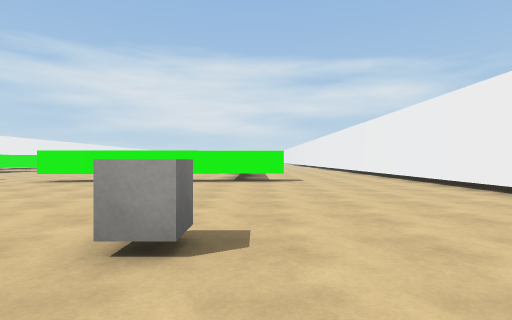
[1] (above)

17 first-person views from a walk through a 3-D level made in the Unity game engine. The camera is 1.2 m above the floor, looks level and sees 80° across. The floor is counted in squares, 2 m on a side. Each view is taken from the middle of a square. On the plan, view 1 faces up. The plan holds only what a view shows up to about 9 squares ahead; the rest is blank. The place goes on beyond the plan. The player is left out. Surface patterns are stand-ins for the level's own textures.

[2]
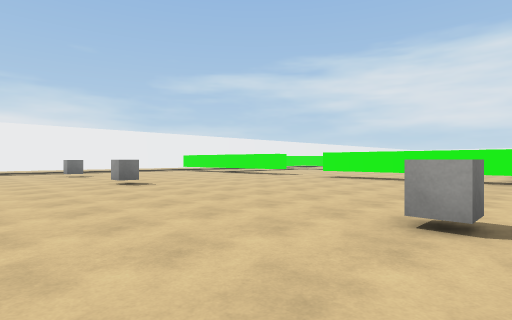

[3]
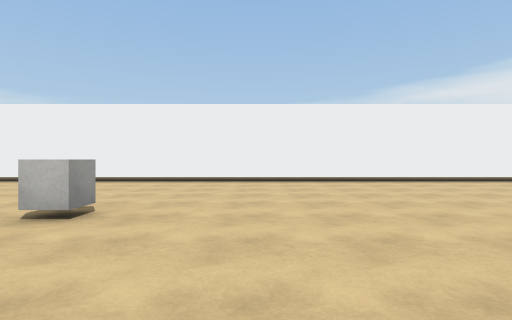

[4]
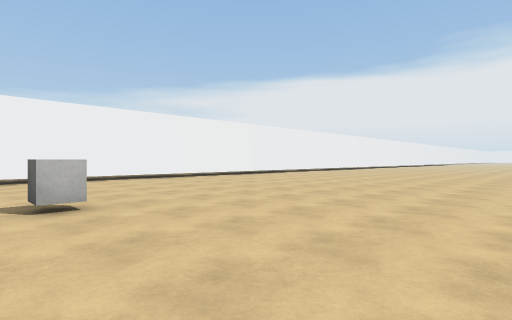

[5]
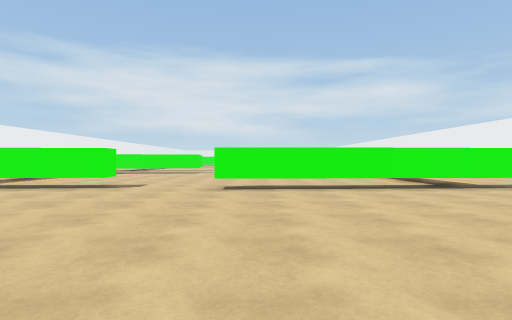

[6]
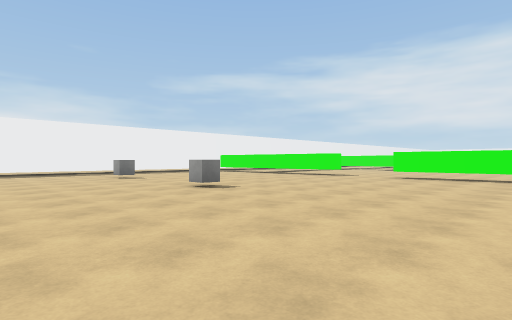

[7]
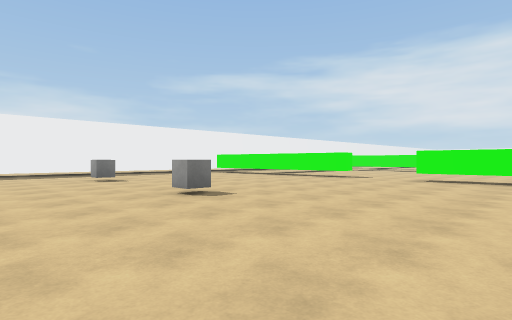

[8]
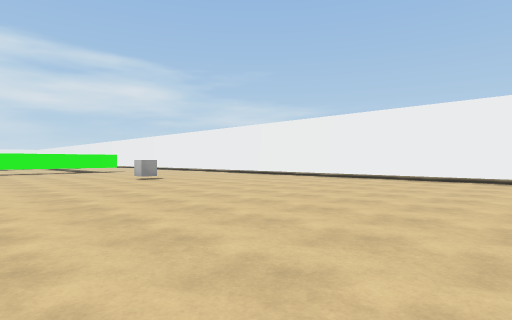

[9]
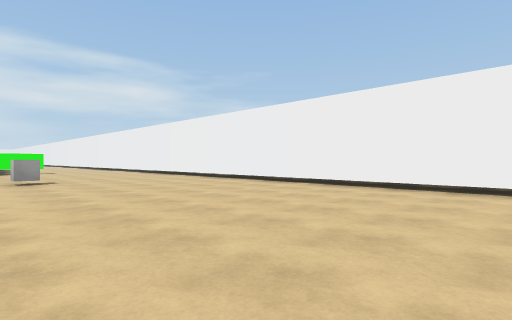

[10]
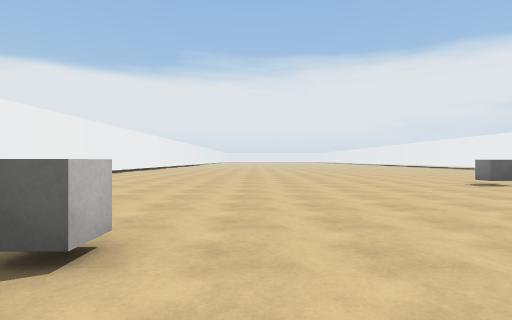

[11]
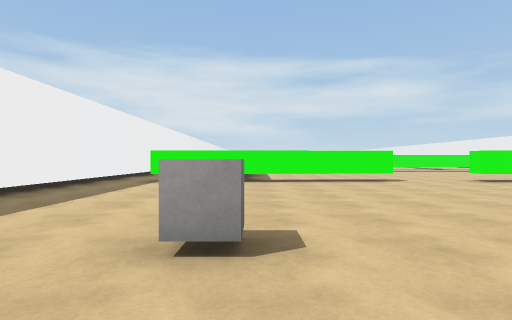

[12]
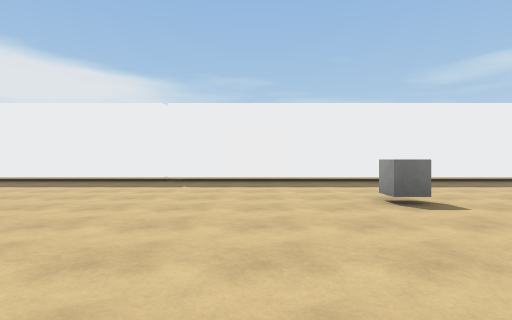

[13]
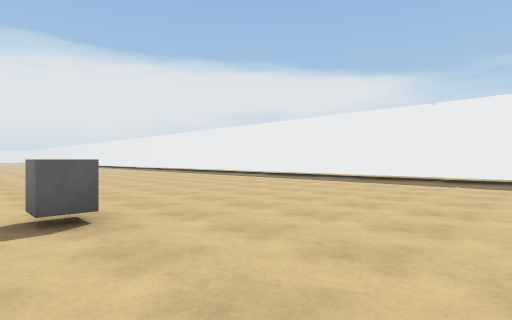

[14]
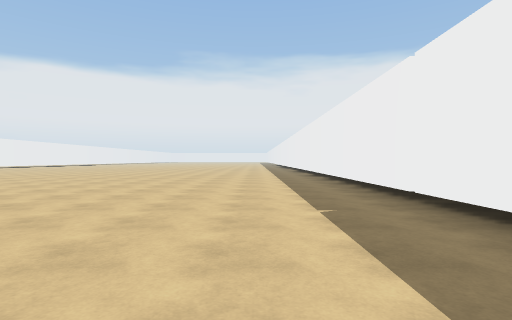

[15]
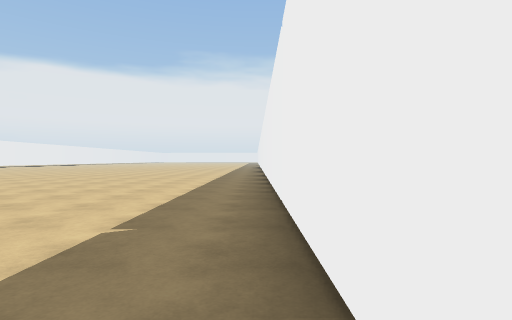

[16]
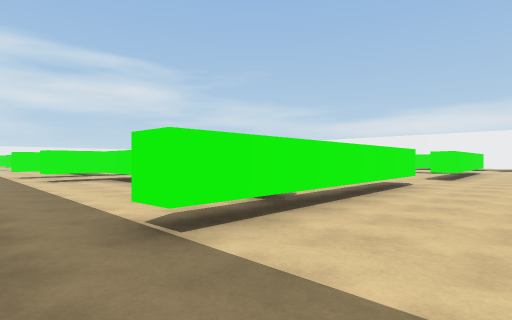

[17]
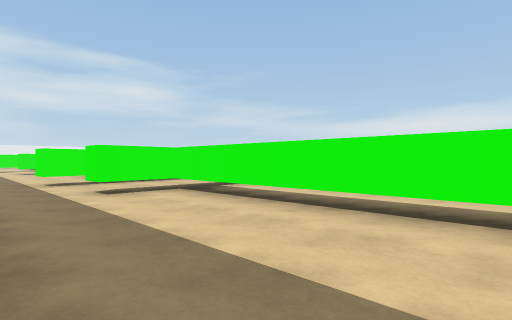

### Floor plan
Key: @ floor where view 1 was taken; # wall or solid block; . floor; T thing the floor can be seen under or through; C cube.
Columns run from 17 left of view 1 to 5 right of it. Each row starts with its distance up from view 1.
 20   ..
 19   ..
 18   .#
 17   ...
 16   .#T
 15  ....T.
 14  ....T.
 13  ....T.
 12  ....T.
 11  ....T.......... ...
 10  ....#.......... ...
  9 #...#####.... TTTT....#
  8 #..##.......TT........#
  7 #.....................#
  6 #.....................#
  5 #.....................#
  4 #.....................#
  3 #.....................#
  2 #....C...C......C.....#
  1 #.....................#
  0 #................@....#
 -1 #.....................#
 -2 #.....................#
 -3 #........C............#
 -4 #.....................#
 -5 #.....................#
 -6 #.......... ..........#
 -7 #.......... ..........#

Positions as (right, up) in squares from view 1, and headings:
1: (0, 0), facing up
2: (0, -1), facing up-left
3: (-4, 0), facing right
4: (-5, 3), facing down-right
5: (-5, 2), facing up
6: (-2, -2), facing up-left
7: (-3, -1), facing up-left
8: (-5, -7), facing up-right
9: (-2, -7), facing up-right
10: (-2, 4), facing down
11: (-12, 0), facing up
12: (-8, 0), facing left
13: (-7, 0), facing down-left
14: (-14, 2), facing down
15: (-16, 1), facing down
16: (-16, 6), facing up-right
17: (-16, 10), facing up-right
